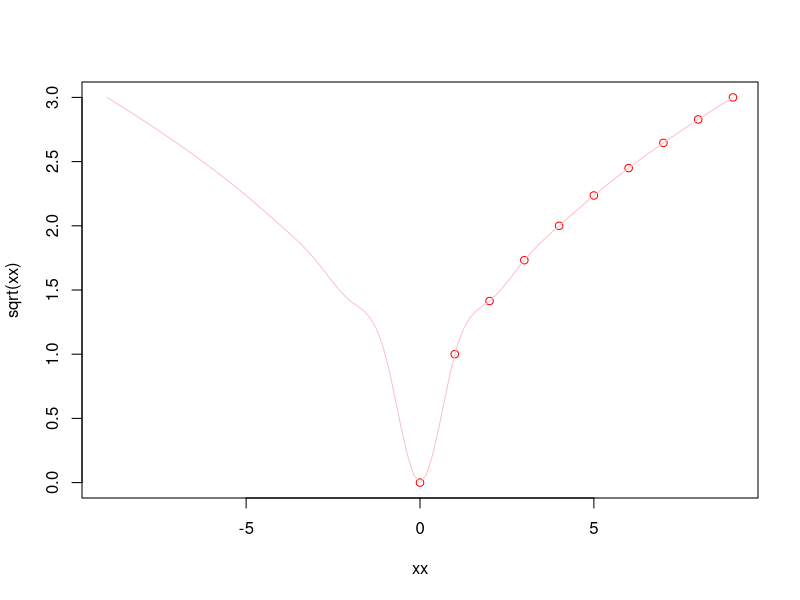

Write R code to recreate this figure.
1 + 1
2 + 5 - 3
?sqrt()


require(stats)
require(graphics)
xx <- -9:9
plot(xx, sqrt(xx), col="red")
lines(spline(xx, sqrt(abs(xx)), n=101), col="pink")